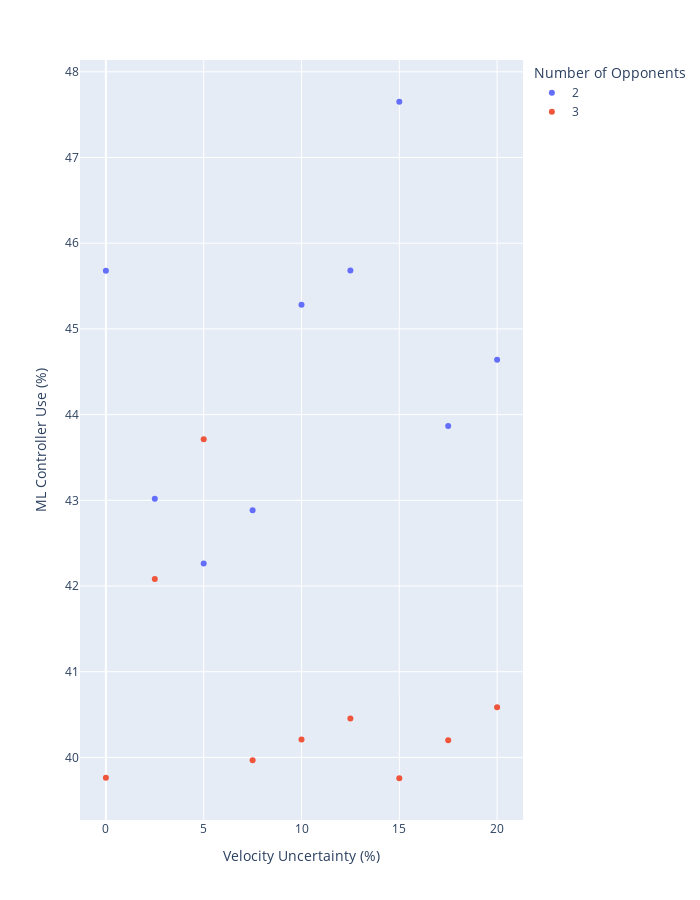

Here is the notebook cell this chart was saved with:
### Code cell
labs = {"percent_change_in_size_of_reachset":"% Change in Size of Reachset",
        "number_of_opponents":"Number of Opponents",
       "reach_time":"Reach Time (s)","velocity_uncertainty":"Velocity Uncertainty (%)","position_uncertainty":"Position Uncertainty (%)","time_taken_lec":"ML Controller Use (%)"}

fig = px.scatter(pos_u, x="velocity_uncertainty", y="time_taken_lec",
                    color="number_of_opponents",
                   labels=labs,width=700, height=900)
fig.show()

### Figure 1 — Plotly figure (JSON) as saved in the notebook; plotly's stock layout.template omitted (floating-point values rounded to 4 significant figures)
{"data": [{"hovertemplate": "Number of Opponents=2<br>Velocity Uncertainty (%)=%{x}<br>ML Controller Use (%)=%{y}<extra></extra>", "legendgroup": "2", "marker": {"color": "#636efa", "symbol": "circle"}, "mode": "markers", "name": "2", "orientation": "v", "showlegend": true, "type": "scatter", "x": [0, 2.5, 5, 7.5, 10, 12.5, 15, 17.5, 20], "xaxis": "x", "y": [45.68, 43.02, 42.26, 42.89, 45.28, 45.68, 47.65, 43.87, 44.64], "yaxis": "y"}, {"hovertemplate": "Number of Opponents=3<br>Velocity Uncertainty (%)=%{x}<br>ML Controller Use (%)=%{y}<extra></extra>", "legendgroup": "3", "marker": {"color": "#EF553B", "symbol": "circle"}, "mode": "markers", "name": "3", "orientation": "v", "showlegend": true, "type": "scatter", "x": [0, 2.5, 5, 7.5, 10, 12.5, 15, 17.5, 20], "xaxis": "x", "y": [39.76, 42.08, 43.71, 39.97, 40.21, 40.45, 39.76, 40.2, 40.59], "yaxis": "y"}], "layout": {"height": 900, "legend": {"title": {"text": "Number of Opponents"}, "tracegroupgap": 0}, "margin": {"t": 60}, "width": 700, "xaxis": {"anchor": "y", "domain": [0, 1], "title": {"text": "Velocity Uncertainty (%)"}}, "yaxis": {"anchor": "x", "domain": [0, 1], "title": {"text": "ML Controller Use (%)"}}}}
